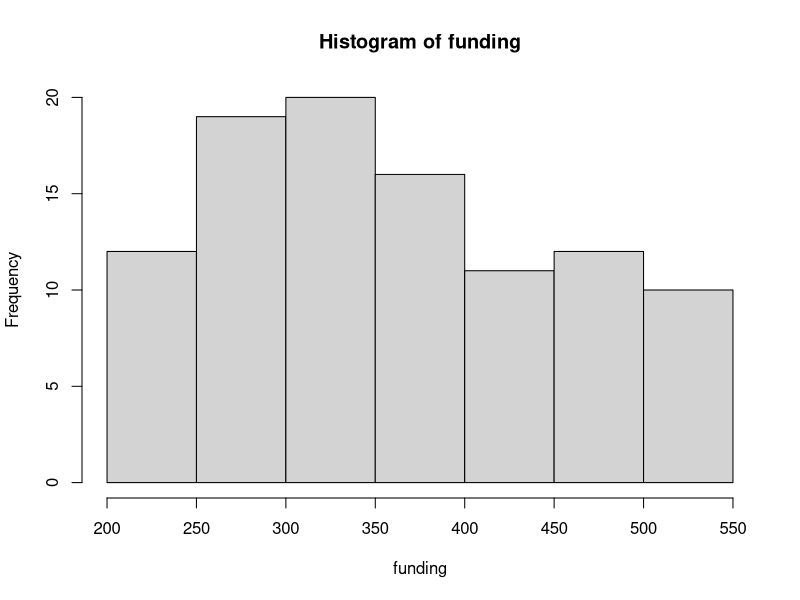
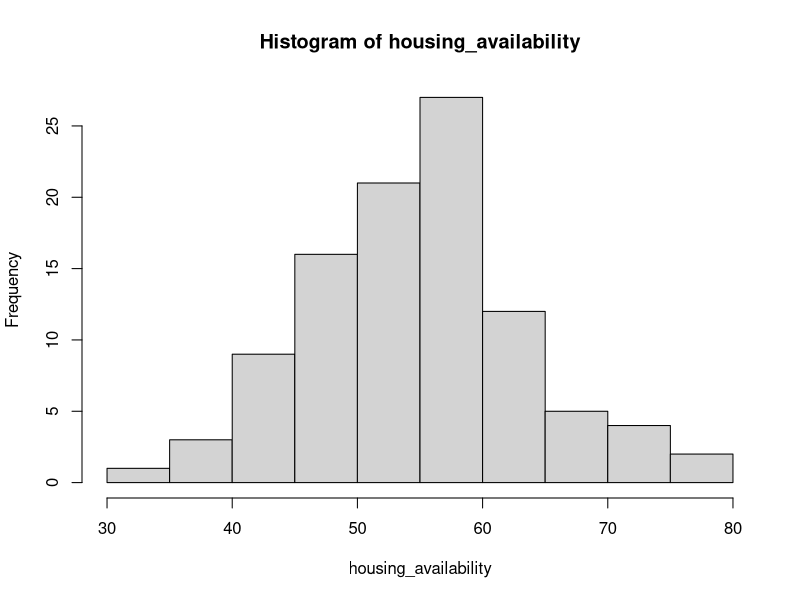
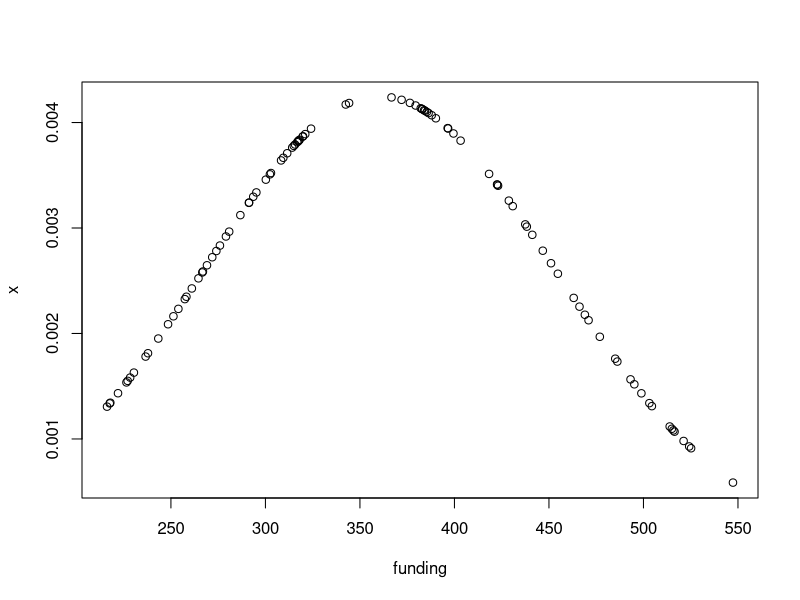
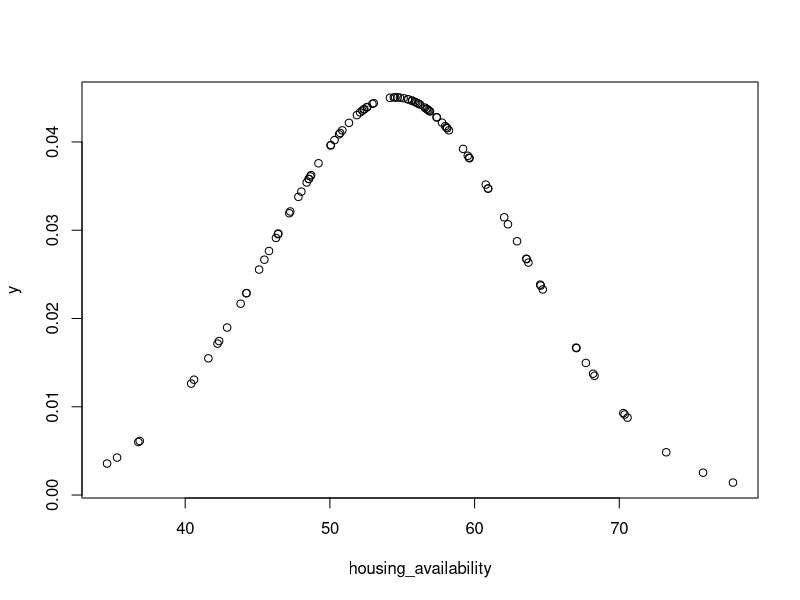
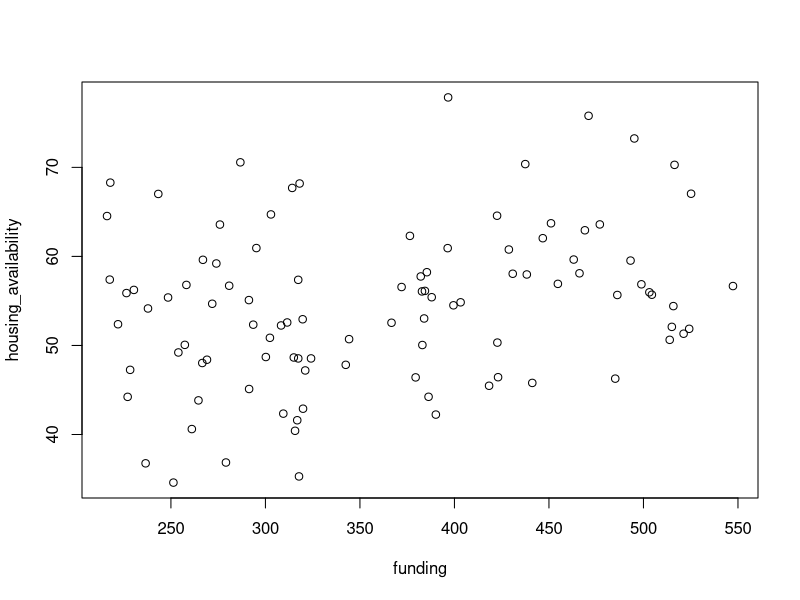
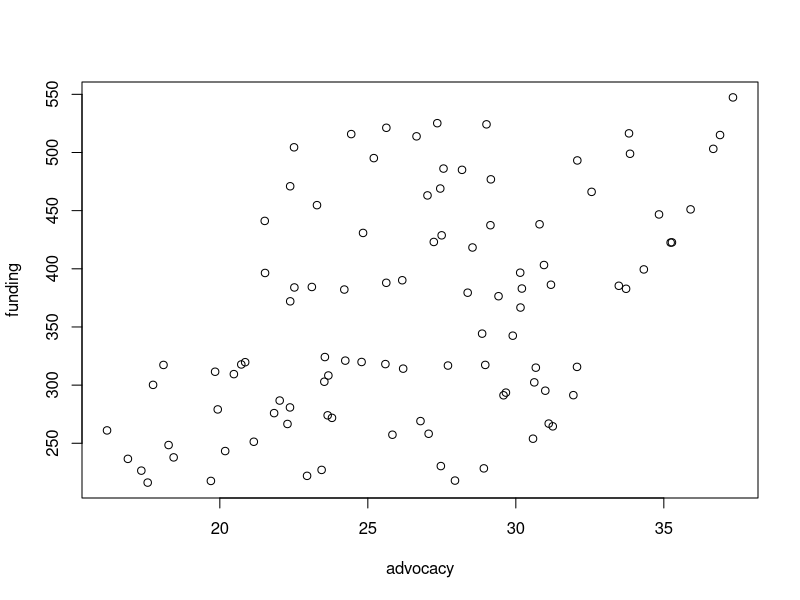
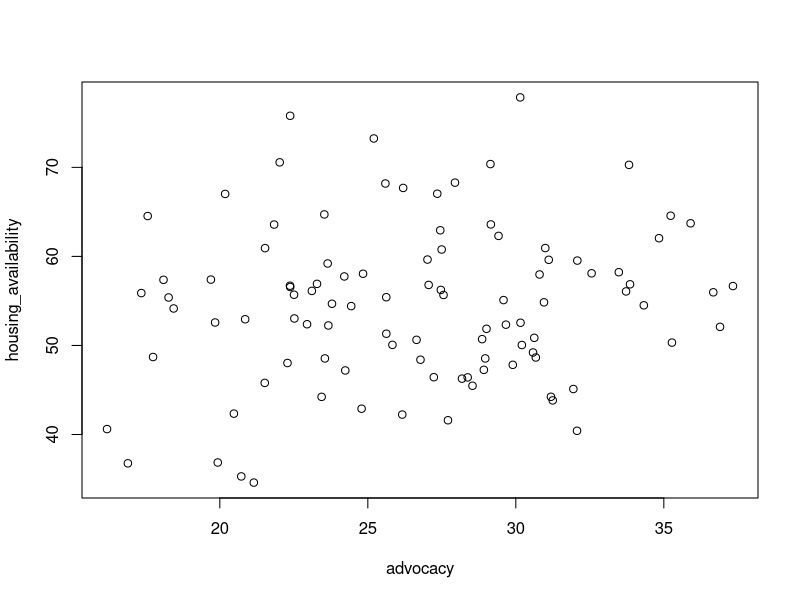
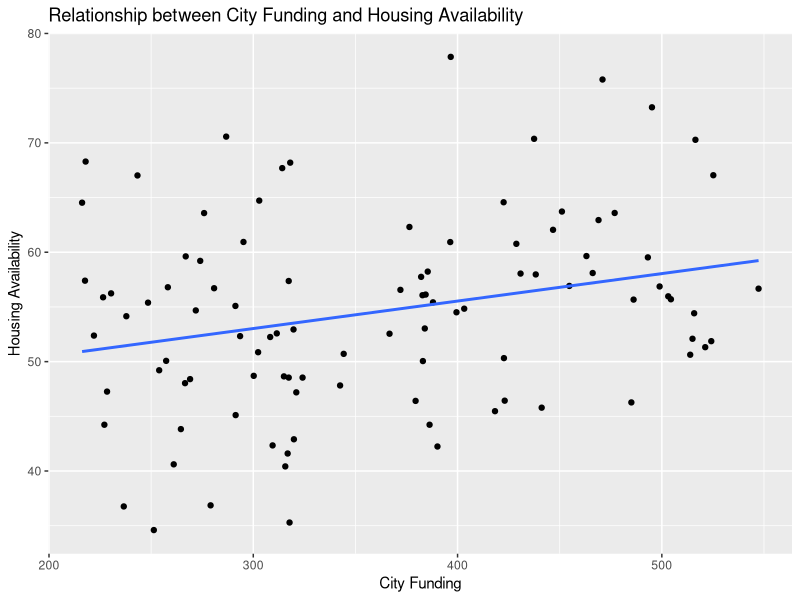

Write the R code that produced these figures, in order.
## ---- chunk 1
#| echo: false
#| output: false
#| warning: false
install.packages("MASS", repos = "http://cran.us.r-project.org")
library(MASS)
library(ggplot2)
library(dplyr)
library(tidyverse)
# Create the variables
set.seed(1234)
city <- c(1:100)
funding <- runif(n = 100, min = 213, max = 550) # Example values for state funding
housing_availability <- rnorm(100, mean = 35, sd = 9) + sqrt(funding)
advocacy <- runif(n=100, min=0, max = 15)+sqrt(funding)
data = data.frame(city, funding, housing_availability, advocacy)
data = round(data, 2)
city_mean = mean(funding)
city_sd = sd(funding)
housing_mean = mean(housing_availability)
housing_sd = sd(housing_availability)
x <- dnorm(funding, city_mean, city_sd)
y <- dnorm(housing_availability, housing_mean, housing_sd)
## ---- chunk 2
head(data)
tail(data)
## ---- chunk 3
summary(data)
## ---- chunk 4
# get plots of variables
hist(funding)
hist(housing_availability)
## ---- chunk 5
# get summary statistics for variables
summary(funding)
summary(housing_availability)
## ---- chunk 6
#| echo: false
#| output: true
#| warning: false
# look at the distributions
plot(funding, x)
## ---- chunk 7
#| echo: false
#| output: true
#| warning: false

plot(housing_availability, y) 
## ---- chunk 8
# perform correlation analysis
plot(funding, housing_availability)
cor(funding, housing_availability)
plot(advocacy, funding)
cor(advocacy, funding)
plot(advocacy, housing_availability)
cor(advocacy, housing_availability)
## ---- chunk 9
# perform linear regression analysis
model1 <- lm(housing_availability ~ funding)

# summary of the regression model
summary(model1)
## ---- chunk 10
#| warning: false
ggplot(data, aes(x = funding, y = housing_availability)) +
  geom_point() +
  geom_smooth(method = "lm", se = FALSE) +
  labs(x = "City Funding", y = "Housing Availability", title = "Relationship between City Funding and Housing Availability")
## ---- chunk 11
ols <- lm(housing_availability ~ funding)
summary(ols)
opar <- par(mfrow = c(2, 2), oma = c(0, 0, 1.1, 0))
plot(ols, las = 1)
par(opar) # we use the par() function to restore graphical parameters to their original values
## ---- chunk 12
data[c(12, 50, 73), 1:4]
## ---- chunk 13
distance <- cooks.distance(ols) # we get a measure of the Cook's distance values.
res <- stdres(ols)
a <- cbind(data, distance, res)
a[distance > 4/100, ]
## ---- chunk 14
absres <- abs(res)
data1 <- cbind(data, distance, res, absres)
assorted <- data1[order(-absres), ]
assorted[1:10,]
## ---- chunk 15
rrmodel <- rlm(housing_availability ~ funding, data = data)
summary(rrmodel)
## ---- chunk 16
hweights <- data.frame(city = data$city, resid = rrmodel$resid, weight = rrmodel$w)
hweights2 <- hweights[order(rrmodel$w),]
hweights2[1:15,]
## ---- chunk 17
# perform linear regression analysis
model2 <- lm(housing_availability ~ funding + advocacy)

# summary of the regression model
summary(model2)
## ---- chunk 18
# get a summary of the advocacy data
summary(advocacy)

# examine the relationship between funding and advocacy
cor(advocacy, funding)

# perform linear regression analysis
model3 <- lm(housing_availability ~ funding + advocacy + funding*advocacy)

# summary of the regression model
summary(model3)
## ---- chunk 19
#| echo: false
#| output: false
#| warning: false
data(mtcars)
## ---- chunk 20
names(mtcars)
summary(mtcars)
## ---- chunk 21
# Fit a simple linear regression model
model <- lm(mpg ~ hp, data = mtcars)

# Print the model summary
summary(model)
## ---- chunk 22
# Fit a multiple linear regression model
model <- lm(mpg ~ hp + wt, data = mtcars)

# Print the model summary
summary(model)
## ---- chunk 23
# Fit a linear regression model with a categorical predictor
model <- lm(mpg ~ factor(cyl), data = mtcars)

# Print the model summary
summary(model)
## ---- chunk 24
# Fit a linear regression model with an interaction term
model <- lm(mpg ~ hp * wt, data = mtcars)

# Print the model summary
summary(model)
## ---- chunk 25
# do some exploratory analysis on the survey data in the MASS package

library(dplyr) 
survey 

survey <- as_tibble(survey)

# check the structure of the data

str(survey) 

pairs(survey)

# subset the data

survey %>% 
  select(Wr.Hnd, NW.Hnd, Pulse, Height, Age) -> df1 
df1 
pairs(df1)

# build our model with one indicator

mlm1 <- lm(cbind(df1$Height, df1$Pulse) ~ df1$Age) 

mlm1 <- lm(cbind(Height, Pulse) ~ Age, data = df1) 

summary(mlm1)

# build our model with more than one indicator

mlm2 <- lm(cbind(Height, Pulse) ~ Age + Wr.Hnd + NW.Hnd, data = df1) 

summary(mlm2)

head(resid(mlm1)) # residuals 

head(fitted(mlm1)) # estimates fitted for the model

head(resid(mlm2)) # residuals 

head(fitted(mlm2)) # estimates fitted for the model

# gather coefficients

coef(mlm2)

# variance-covariance matrix

vcov(mlm2)
